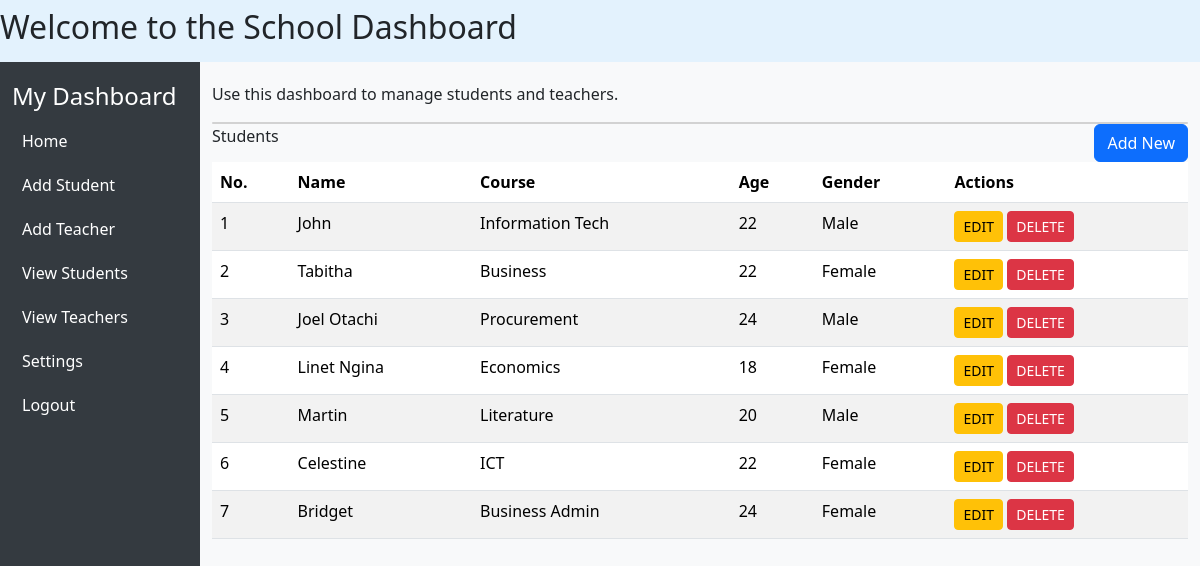
The page /website/dashboard/ (signed in) on the database as committed earlier.
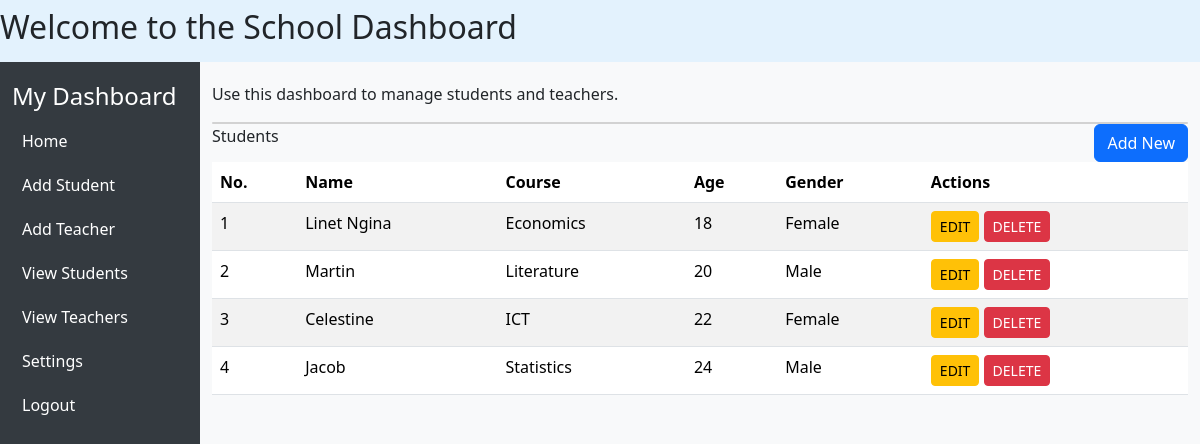
The same page on the database as committed later.
### website/models.py (models this page shows, shortened)
class Student(models.Model):
    name = models.CharField(max_length=30)
    course = models.CharField(max_length=30)
    age = models.IntegerField()
    GENDER_CHOICES = [
        ('Male', 'Male'),
        ('Female', 'Female'),
    ]
    gender = models.CharField(max_length=20, choices=GENDER_CHOICES)

### website/views.py (the view)
# urls.py: path('dashboard/', views.dashboard, name='dashboard'),
@login_required(login_url='login')
def dashboard(request):
    students = Student.objects.all()
    return render(request, 'dashboard.html',{'students':students})

### website/templates/dashboard.html (shortened to what this page needs)
<!DOCTYPE html>
<html lang="en">
<head>
    <link rel="stylesheet" href="">
    <link rel="stylesheet" href="https://cdn.jsdelivr.net/npm/bootstrap@5.3.7/dist/css/bootstrap.min.css">
</head>
<body>
<nav class="navbar" style="background-color: #e3f2fd;" data-bs-theme="light">
  <h2>Welcome to the School Dashboard</h2>
</nav>
<div class="container-fluid">
    <div class="row">
        <div class="col-md-3 col-lg-2 sidebar">
            <h4>My Dashboard</h4>
            <a href="">Home</a>
            <a href="">Add Student</a>
            <a href="">Add Teacher</a>
            <a href="">View Students</a>
            <a href="">View Teachers</a>
            <a href="">Settings</a>
            <a href="{% url 'logout' %}">Logout</a>
        </div>
        <div class="col-md-9 col-lg-10 content">
            <p>Use this dashboard to manage students and teachers.</p>
            <div class="card"></div>
            <div class="card-header">
                Students
                <a href="{% url 'add' %}" class="btn btn-primary float-end">Add New</a>
            </div>
            <div class="card-body">
                <table class="table table-striped">
                    <thead>
                    <tr>
                        <th>No.</th>
                        <th>Name</th>
                        <th>Course</th>
                        <th>Age</th>
                        <th>Gender</th>
                        <th>Actions</th>
                    </tr>
                    </thead>
                    <tbody>
                    {% for student in students %}
                    <tr>
                        <td>{{ forloop.counter }}</td>
                        <td>{{ student.name }}</td>
                        <td>{{ student.course }}</td>
                        <td>{{ student.age }}</td>
                        <td>{{ student.gender }}</td>
                        <td>
                            <a href="{% url 'edit' student.id %}" class="btn btn-sm btn-warning">EDIT</a>
                            <a href="{% url 'delete' student.id %}" class="btn btn-sm btn-danger" onclick="return confirm('Are you sure you want to delete the student?')">DELETE</a>
                        </td>
                    </tr>
                    {% endfor %}
                    </tbody>
                </table>
            </div>
        </div>
    </div>
</div>
</body>
</html>

### website/templates/dashboard.html (style rules this page uses)
body { background-color: #f8f9fa; }
.sidebar { height: 100vh; background-color: #343a40; color: white; padding-top: 20px; }
.sidebar a { color: white; text-decoration: none; display: block; padding: 10px; border-radius: 10px; }
.content p { padding-top: 20px; }

Rows that differ between the two databases and show on the page:
removed Student: name "John", course "Information Tech", age "22", gender "Male"
removed Student: name "Tabitha", course "Business", age "22", gender "Female"
removed Student: name "Joel Otachi", course "Procurement", age "24", gender "Male"
removed Student: name "Bridget", course "Business Admin", age "24", gender "Female"
added Student: name "Jacob", course "Statistics", age "24", gender "Male"
